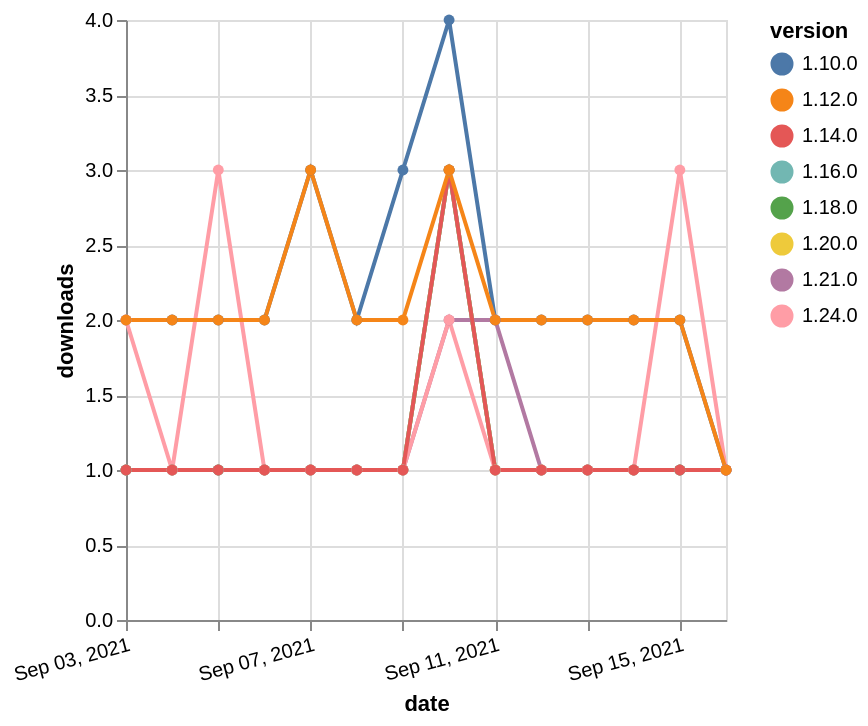

Specify this chart in Vega-Lite:
### Vega-Lite specification from a JSON file in a GitHub repository (floating-point values rounded to 4 significant figures)
{"$schema": "https://vega.github.io/schema/vega-lite/v5.json", "description": "A simple bar chart with embedded data.", "data": {"values": [{"date": "2021-09-03", "total": 202, "delta": 1, "version": "1.18.0"}, {"date": "2021-09-04", "total": 203, "delta": 1, "version": "1.18.0"}, {"date": "2021-09-05", "total": 204, "delta": 1, "version": "1.18.0"}, {"date": "2021-09-06", "total": 205, "delta": 1, "version": "1.18.0"}, {"date": "2021-09-07", "total": 206, "delta": 1, "version": "1.18.0"}, {"date": "2021-09-08", "total": 207, "delta": 1, "version": "1.18.0"}, {"date": "2021-09-09", "total": 208, "delta": 1, "version": "1.18.0"}, {"date": "2021-09-10", "total": 211, "delta": 3, "version": "1.18.0"}, {"date": "2021-09-11", "total": 212, "delta": 1, "version": "1.18.0"}, {"date": "2021-09-12", "total": 213, "delta": 1, "version": "1.18.0"}, {"date": "2021-09-13", "total": 214, "delta": 1, "version": "1.18.0"}, {"date": "2021-09-14", "total": 215, "delta": 1, "version": "1.18.0"}, {"date": "2021-09-15", "total": 216, "delta": 1, "version": "1.18.0"}, {"date": "2021-09-16", "total": 217, "delta": 1, "version": "1.18.0"}, {"date": "2021-09-03", "total": 2392, "delta": 2, "version": "1.10.0"}, {"date": "2021-09-04", "total": 2394, "delta": 2, "version": "1.10.0"}, {"date": "2021-09-05", "total": 2396, "delta": 2, "version": "1.10.0"}, {"date": "2021-09-06", "total": 2398, "delta": 2, "version": "1.10.0"}, {"date": "2021-09-07", "total": 2401, "delta": 3, "version": "1.10.0"}, {"date": "2021-09-08", "total": 2403, "delta": 2, "version": "1.10.0"}, {"date": "2021-09-09", "total": 2406, "delta": 3, "version": "1.10.0"}, {"date": "2021-09-10", "total": 2410, "delta": 4, "version": "1.10.0"}, {"date": "2021-09-11", "total": 2412, "delta": 2, "version": "1.10.0"}, {"date": "2021-09-12", "total": 2414, "delta": 2, "version": "1.10.0"}, {"date": "2021-09-13", "total": 2416, "delta": 2, "version": "1.10.0"}, {"date": "2021-09-14", "total": 2418, "delta": 2, "version": "1.10.0"}, {"date": "2021-09-15", "total": 2420, "delta": 2, "version": "1.10.0"}, {"date": "2021-09-16", "total": 2421, "delta": 1, "version": "1.10.0"}, {"date": "2021-09-03", "total": 178, "delta": 1, "version": "1.20.0"}, {"date": "2021-09-04", "total": 179, "delta": 1, "version": "1.20.0"}, {"date": "2021-09-05", "total": 180, "delta": 1, "version": "1.20.0"}, {"date": "2021-09-06", "total": 181, "delta": 1, "version": "1.20.0"}, {"date": "2021-09-07", "total": 182, "delta": 1, "version": "1.20.0"}, {"date": "2021-09-08", "total": 183, "delta": 1, "version": "1.20.0"}, {"date": "2021-09-09", "total": 184, "delta": 1, "version": "1.20.0"}, {"date": "2021-09-10", "total": 187, "delta": 3, "version": "1.20.0"}, {"date": "2021-09-11", "total": 188, "delta": 1, "version": "1.20.0"}, {"date": "2021-09-12", "total": 189, "delta": 1, "version": "1.20.0"}, {"date": "2021-09-13", "total": 190, "delta": 1, "version": "1.20.0"}, {"date": "2021-09-14", "total": 191, "delta": 1, "version": "1.20.0"}, {"date": "2021-09-15", "total": 192, "delta": 1, "version": "1.20.0"}, {"date": "2021-09-16", "total": 193, "delta": 1, "version": "1.20.0"}, {"date": "2021-09-03", "total": 164, "delta": 1, "version": "1.21.0"}, {"date": "2021-09-04", "total": 165, "delta": 1, "version": "1.21.0"}, {"date": "2021-09-05", "total": 166, "delta": 1, "version": "1.21.0"}, {"date": "2021-09-06", "total": 167, "delta": 1, "version": "1.21.0"}, {"date": "2021-09-07", "total": 168, "delta": 1, "version": "1.21.0"}, {"date": "2021-09-08", "total": 169, "delta": 1, "version": "1.21.0"}, {"date": "2021-09-09", "total": 170, "delta": 1, "version": "1.21.0"}, {"date": "2021-09-10", "total": 172, "delta": 2, "version": "1.21.0"}, {"date": "2021-09-11", "total": 174, "delta": 2, "version": "1.21.0"}, {"date": "2021-09-12", "total": 175, "delta": 1, "version": "1.21.0"}, {"date": "2021-09-13", "total": 176, "delta": 1, "version": "1.21.0"}, {"date": "2021-09-14", "total": 177, "delta": 1, "version": "1.21.0"}, {"date": "2021-09-15", "total": 178, "delta": 1, "version": "1.21.0"}, {"date": "2021-09-16", "total": 179, "delta": 1, "version": "1.21.0"}, {"date": "2021-09-03", "total": 219, "delta": 1, "version": "1.16.0"}, {"date": "2021-09-04", "total": 220, "delta": 1, "version": "1.16.0"}, {"date": "2021-09-05", "total": 221, "delta": 1, "version": "1.16.0"}, {"date": "2021-09-06", "total": 222, "delta": 1, "version": "1.16.0"}, {"date": "2021-09-07", "total": 223, "delta": 1, "version": "1.16.0"}, {"date": "2021-09-08", "total": 224, "delta": 1, "version": "1.16.0"}, {"date": "2021-09-09", "total": 225, "delta": 1, "version": "1.16.0"}, {"date": "2021-09-10", "total": 228, "delta": 3, "version": "1.16.0"}, {"date": "2021-09-11", "total": 229, "delta": 1, "version": "1.16.0"}, {"date": "2021-09-12", "total": 230, "delta": 1, "version": "1.16.0"}, {"date": "2021-09-13", "total": 231, "delta": 1, "version": "1.16.0"}, {"date": "2021-09-14", "total": 232, "delta": 1, "version": "1.16.0"}, {"date": "2021-09-15", "total": 233, "delta": 1, "version": "1.16.0"}, {"date": "2021-09-16", "total": 234, "delta": 1, "version": "1.16.0"}, {"date": "2021-09-03", "total": 127, "delta": 2, "version": "1.24.0"}, {"date": "2021-09-04", "total": 128, "delta": 1, "version": "1.24.0"}, {"date": "2021-09-05", "total": 131, "delta": 3, "version": "1.24.0"}, {"date": "2021-09-06", "total": 132, "delta": 1, "version": "1.24.0"}, {"date": "2021-09-07", "total": 133, "delta": 1, "version": "1.24.0"}, {"date": "2021-09-08", "total": 134, "delta": 1, "version": "1.24.0"}, {"date": "2021-09-09", "total": 135, "delta": 1, "version": "1.24.0"}, {"date": "2021-09-10", "total": 137, "delta": 2, "version": "1.24.0"}, {"date": "2021-09-11", "total": 138, "delta": 1, "version": "1.24.0"}, {"date": "2021-09-12", "total": 139, "delta": 1, "version": "1.24.0"}, {"date": "2021-09-13", "total": 140, "delta": 1, "version": "1.24.0"}, {"date": "2021-09-14", "total": 141, "delta": 1, "version": "1.24.0"}, {"date": "2021-09-15", "total": 144, "delta": 3, "version": "1.24.0"}, {"date": "2021-09-16", "total": 145, "delta": 1, "version": "1.24.0"}, {"date": "2021-09-03", "total": 269, "delta": 1, "version": "1.14.0"}, {"date": "2021-09-04", "total": 270, "delta": 1, "version": "1.14.0"}, {"date": "2021-09-05", "total": 271, "delta": 1, "version": "1.14.0"}, {"date": "2021-09-06", "total": 272, "delta": 1, "version": "1.14.0"}, {"date": "2021-09-07", "total": 273, "delta": 1, "version": "1.14.0"}, {"date": "2021-09-08", "total": 274, "delta": 1, "version": "1.14.0"}, {"date": "2021-09-09", "total": 275, "delta": 1, "version": "1.14.0"}, {"date": "2021-09-10", "total": 278, "delta": 3, "version": "1.14.0"}, {"date": "2021-09-11", "total": 279, "delta": 1, "version": "1.14.0"}, {"date": "2021-09-12", "total": 280, "delta": 1, "version": "1.14.0"}, {"date": "2021-09-13", "total": 281, "delta": 1, "version": "1.14.0"}, {"date": "2021-09-14", "total": 282, "delta": 1, "version": "1.14.0"}, {"date": "2021-09-15", "total": 283, "delta": 1, "version": "1.14.0"}, {"date": "2021-09-16", "total": 284, "delta": 1, "version": "1.14.0"}, {"date": "2021-09-03", "total": 2248, "delta": 2, "version": "1.12.0"}, {"date": "2021-09-04", "total": 2250, "delta": 2, "version": "1.12.0"}, {"date": "2021-09-05", "total": 2252, "delta": 2, "version": "1.12.0"}, {"date": "2021-09-06", "total": 2254, "delta": 2, "version": "1.12.0"}, {"date": "2021-09-07", "total": 2257, "delta": 3, "version": "1.12.0"}, {"date": "2021-09-08", "total": 2259, "delta": 2, "version": "1.12.0"}, {"date": "2021-09-09", "total": 2261, "delta": 2, "version": "1.12.0"}, {"date": "2021-09-10", "total": 2264, "delta": 3, "version": "1.12.0"}, {"date": "2021-09-11", "total": 2266, "delta": 2, "version": "1.12.0"}, {"date": "2021-09-12", "total": 2268, "delta": 2, "version": "1.12.0"}, {"date": "2021-09-13", "total": 2270, "delta": 2, "version": "1.12.0"}, {"date": "2021-09-14", "total": 2272, "delta": 2, "version": "1.12.0"}, {"date": "2021-09-15", "total": 2274, "delta": 2, "version": "1.12.0"}, {"date": "2021-09-16", "total": 2275, "delta": 1, "version": "1.12.0"}]}, "width": "container", "mark": {"type": "line", "point": {"filled": true}}, "encoding": {"x": {"field": "date", "type": "temporal", "timeUnit": "yearmonthdate", "title": "date", "axis": {"labelAngle": -15}}, "y": {"field": "delta", "type": "quantitative", "title": "downloads"}, "color": {"field": "version", "type": "nominal"}, "tooltip": {"field": "delta"}}}
